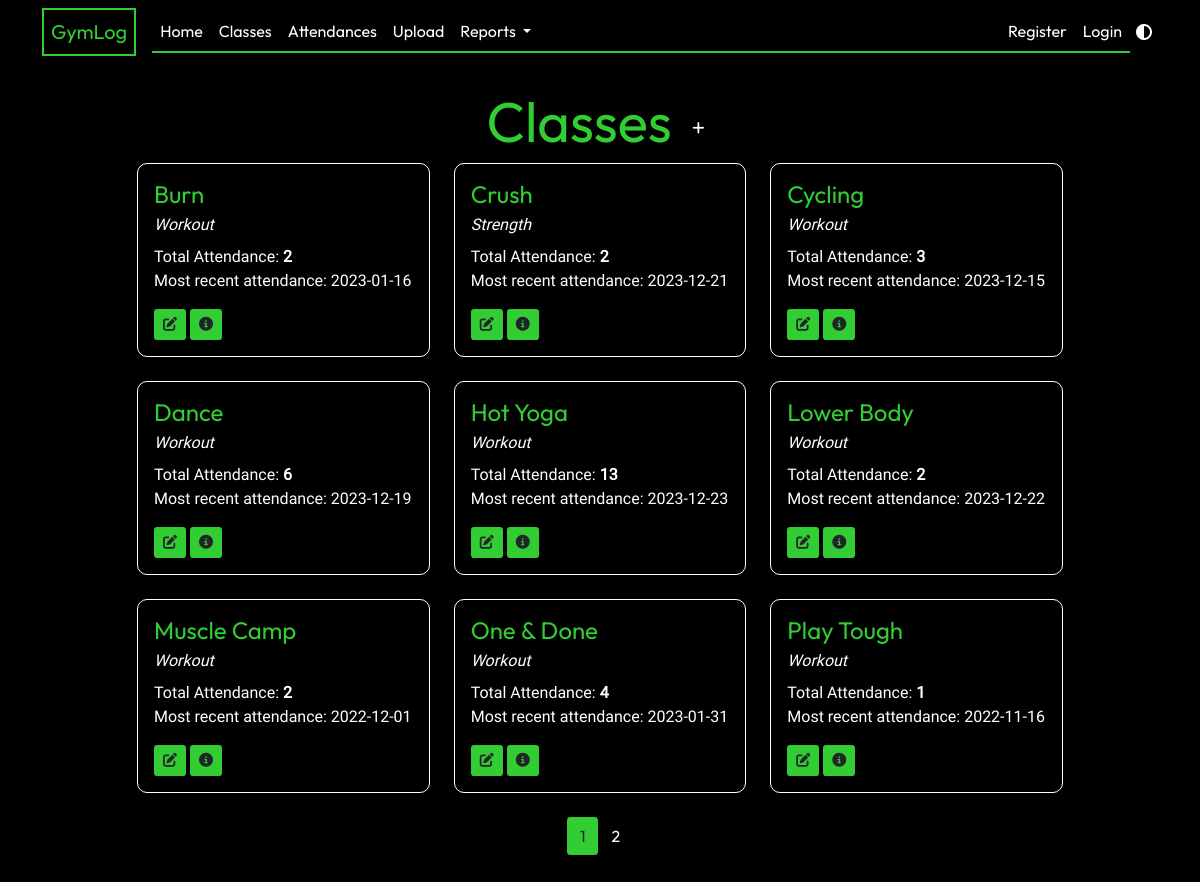
Page /classes on the committed database.
### app/models.py (models this page shows, shortened)
class GymClass(db.Model):
    id = db.Column(db.Integer, primary_key=True)
    name = db.Column(db.String(20), unique=True, nullable=False)
    class_type = db.Column(db.String(3), default="Workout")
    attendance_list = db.relationship("Attendance", backref="class_taken", lazy=True)
    def __lt__(self, other):
        return self.name < other.name

### app/classes/routes.py (the view)
@classes.route("/classes")
def show_classes():
    page = request.args.get("page", 1, type=int)
    gym_classes = GymClass.query.order_by(GymClass.name).paginate(page=page, per_page=9)
    return render_template("classes.html", title="Classes", gym_classes=gym_classes)

### app/models.py (called while the page is built)
    def __lt__(self, other):
        return self.date_attended < other.date_attended

### app/templates/classes.html
{% extends "layout.html" %} {% block content %}
<div class="text-center mt-2">
  <h1 class="display-4">
    Classes
    <a href="{{ url_for('classes.new_class') }}" class="btn btn-sm btn-add"
      ><i class="fa-solid fa-plus"></i
    ></a>
  </h1>
</div>
<div class="row row-cols-1 row-cols-md-3">
  {% for class in gym_classes|sort %}
  <div class="col mb-4">
    <div class="card">
      <div class="card-body">
        <h4 class="card-title">{{ class.name }}</h4>
        <p class="card-subtitle mb-2">{{ class.class_type }}</p>
        <p class="card-text">
          Total Attendance: <strong>{{ class.attendance_list|length }} </strong
          ><br />
          {% if class.attendance_list|length > 0 %} Most recent attendance: {{
          (class.attendance_list|sort(reverse = True)|first).date_attended }} {%
          endif %}
        </p>
        <a
          href="{{ url_for('classes.update_class', class_id=class.id) }}"
          class="btn btn-sm btn-current"
          ><i class="fa-solid fa-pen-to-square"></i
        ></a>
        <a
          href="{{ url_for('classes.show_class', class_id=class.id) }}"
          class="btn btn-sm btn-current"
          ><i class="fa-solid fa-circle-info"></i
        ></a>
      </div>
    </div>
  </div>
  {% endfor %}
</div>
<nav>
  <ul class="pagination justify-content-center">
    {% for page_num in gym_classes.iter_pages(left_edge=1, right_edge=1,
    left_current=1, right_current=2) %} {% if page_num %} {% if gym_classes.page
    == page_num %}
    <li class="page-item">
      <a
        class="btn btn-current mb-4"
        href="{{ url_for('classes.show_classes', page=page_num) }}"
        >{{ page_num }}</a
      >
    </li>
    {% else %}
    <li class="page-item">
      <a
        class="btn btn-other mb-4"
        href="{{ url_for('classes.show_classes', page=page_num) }}"
        >{{ page_num }}</a
      >
    </li>
    {% endif %} {% else %} ... {% endif %} {% endfor %}
  </ul>
</nav>
{% endblock content %}

### app/static/main.css (style rules this page uses)
:root { --primary-color: black; --secondary-color: white; --accent-color: #32cd32; --typewriter-speed: 2s; --typewriter-chars: 17; }
body { background-color: var(--primary-color); color: var(--secondary-color); margin: 0; min-height: 100vh; font-family: "Roboto"; }
h1, h2, h3, h4 { color: var(--accent-color); font-family: Outfit; }
nav { font-family: Outfit; }
.card { border-color: var(--secondary-color); border-radius: 10px; background-color: var(--primary-color); }
.card-subtitle { font-style: italic; }
.btn-current { background-color: var(--accent-color); border-radius: 10% 10%; }
.btn-other { background-color: transparent; color: var(--secondary-color); }
.btn-add { background-color: transparent; color: var(--secondary-color); border-radius: 50%; }

### rows in the picture
GymClass: name "Burn", class_type "Workout", attendance_list|length "2", attendance_list "2023-01-16"
GymClass: name "Crush", class_type "Strength", attendance_list|length "2", attendance_list "2023-12-21"
GymClass: name "Cycling", class_type "Workout", attendance_list|length "3", attendance_list "2023-12-15"
GymClass: name "Dance", class_type "Workout", attendance_list|length "6", attendance_list "2023-12-19"
GymClass: name "Hot Yoga", class_type "Workout", attendance_list|length "13", attendance_list "2023-12-23"
GymClass: name "Lower Body", class_type "Workout", attendance_list|length "2", attendance_list "2023-12-22"
GymClass: name "Muscle Camp", class_type "Workout", attendance_list|length "2", attendance_list "2022-12-01"
GymClass: name "One & Done", class_type "Workout", attendance_list|length "4", attendance_list "2023-01-31"
GymClass: name "Play Tough", class_type "Workout", attendance_list|length "1", attendance_list "2022-11-16"

### other values in the picture
{{ page_num }} "1"
{{ page_num }} "2"
